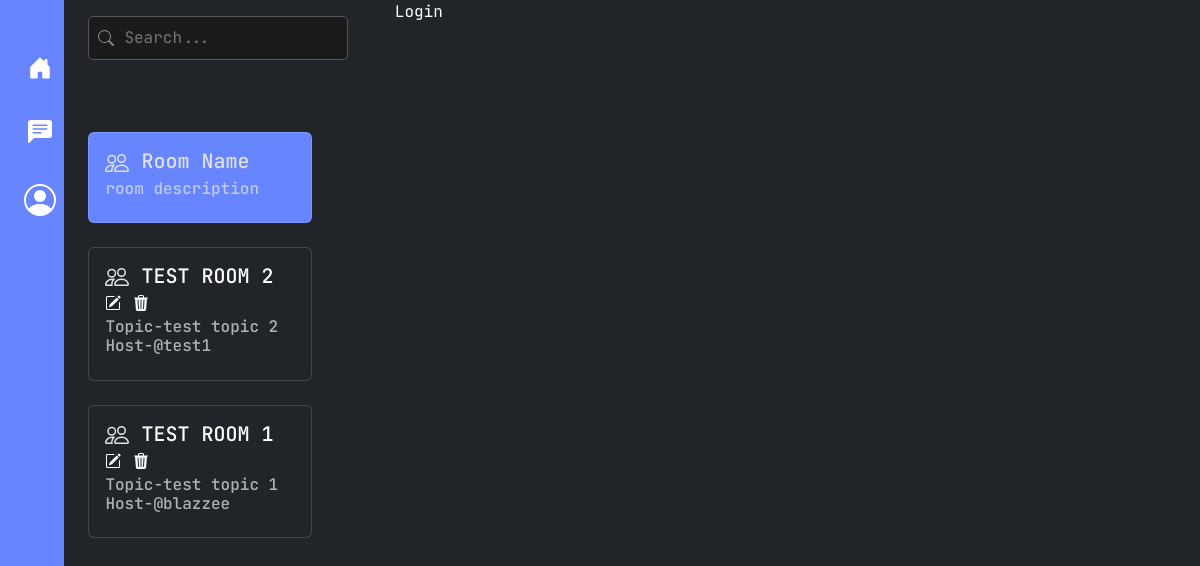
/, run on an earlier commit of the app's database.
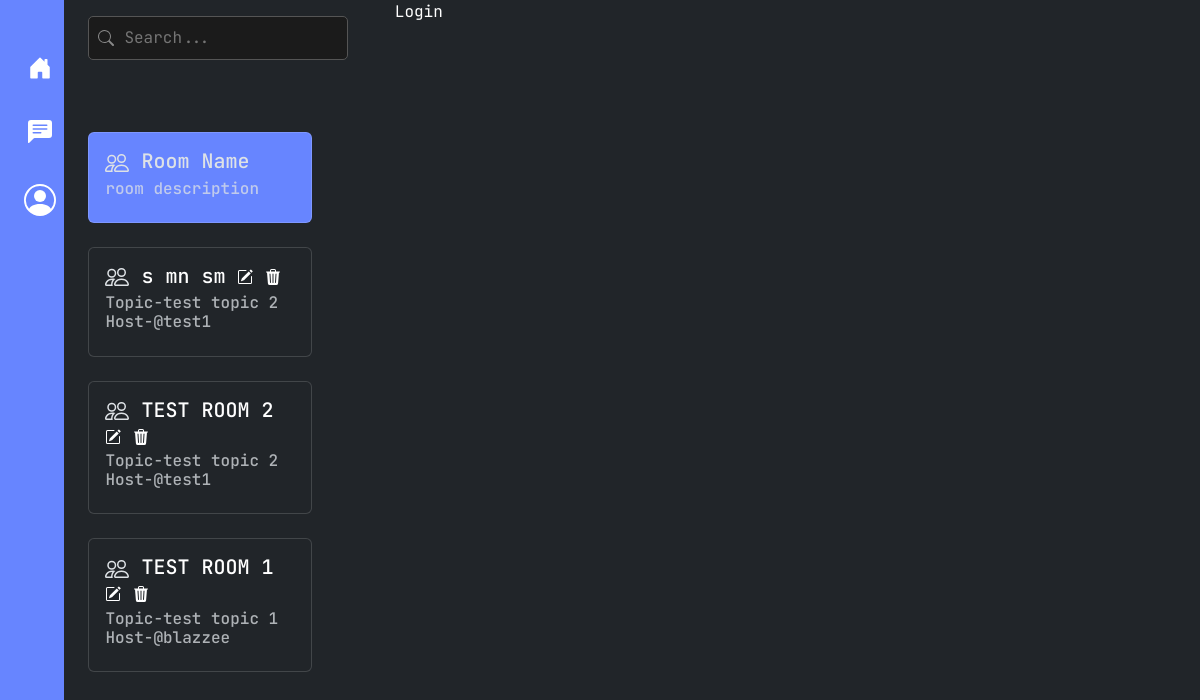
And on a later commit of the database.
### base/models.py (models this page shows, shortened)
class Room(Model):
    host=models.ForeignKey(User, on_delete=models.SET_NULL, null= True )
    topic = models.ForeignKey(Topic, on_delete=models.SET_NULL, null=True)
    name = models.CharField(max_length=200)
    description= models.TextField(null=True, blank=True)
    updated = models.DateTimeField(auto_now=True)
    created = models.DateTimeField(auto_now=True)
    class Meta:
        ordering = ['-updated', '-created', ]

class Topic(Model):
    name = models.CharField(max_length=200, blank=False, null= False)
    def __str__(self):
        return self.name

### base/views.py (the view)
# urls.py: path('', views.home , name='home'),
def home(request):
    context = None
    context = {'rooms':rooms}
    return render(request, 'base/index.html', context)

### base/templates/base/index.html (shortened to what this page needs)
{% extends 'layout.html' %} {% block content %}
<div class="searchbar mx-4 mt-3 mb-5">
  <label for="search" class="icon-label">
    <svg
      xmlns="http://www.w3.org/2000/svg"
      width="16"
      height="16"
      fill="currentColor"
      class="bi bi-search"
      viewBox="0 0 16 16"
    >
      <path
        d="M11.742 10.344a6.5 6.5 0 1 0-1.397 1.398h-.001q.044.06.098.115l3.85 3.85a1 1 0 0 0 1.415-1.414l-3.85-3.85a1 1 0 0 0-.115-.1zM12 6.5a5.5 5.5 0 1 1-11 0 5.5 5.5 0 0 1 11 0"
      />
    </svg>
  </label>
  <form action="" method="POST" name="searchForm" class="search">
  <input class="search" id="search" type="search" placeholder="Search..." />
  </form>
</div>
<div class="room-list">
  <div class="card mb-4 active-room mx-4 my-4" style="width: 14rem">
    <div class="card-body">
      <h5 class="card-title">
        Room Name
      </h5>
      <h6 class="card-subtitle mb-2 text-body-secondary">
        room description
      </h6>
    </div>
  </div>
  {% for room in rooms %}
    <div class="card mb-4 mx-4 my-4" style="width: 14rem">
      <div class="card-body">
        <h5 class="card-title">
          <a href="{% url 'room' room.id %}">{{room.name}}</a>
          <a href="{% url 'update_room' room.id %}"></a>
          <a href="{% url 'delete_room' room.id %}"></a>
        </h5>
        <h6 class="card-subtitle mb-2 text-body-secondary">
          Topic-{{room.topic}} <br>Host-@{{room.host}}
        </h6>
      </div>
    </div>
  {% endfor %}
</div>
{% endblock content %}

What changed in the data, as far as the page shows it:
added Room: name "s mn sm", topic "test topic 2", host "test1"
